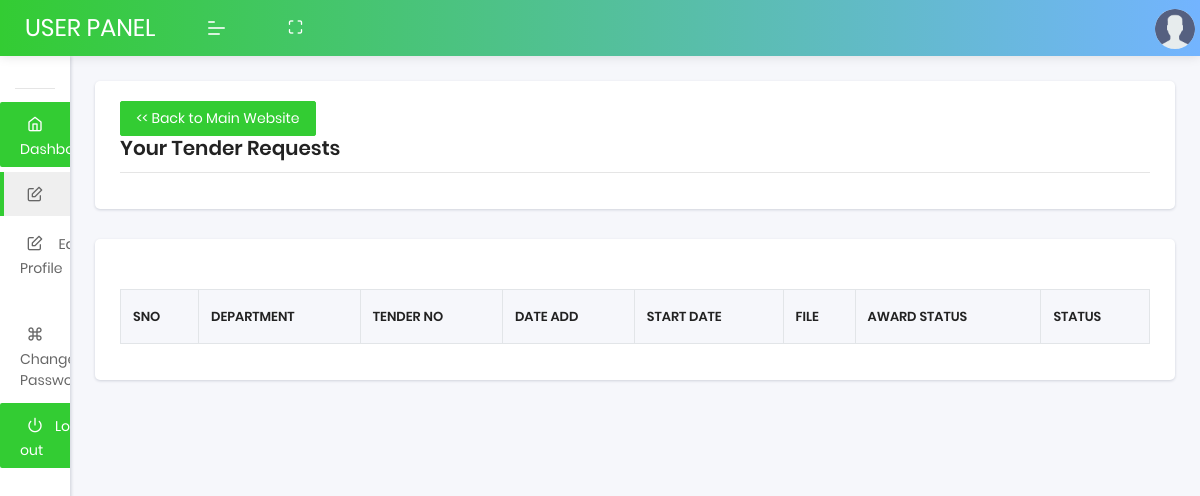
The page /user/tender-request.php (signed in) on the database as committed earlier.
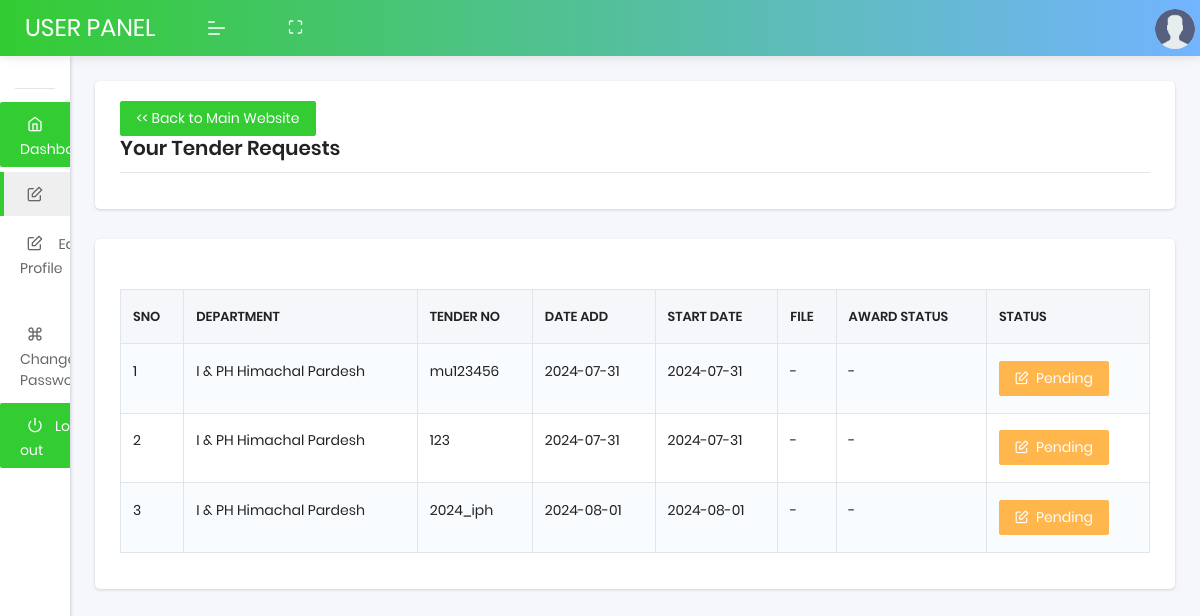
The same page on the database as committed later.
### tables this page shows
CREATE TABLE `user_tender_requests` (
  `id` int(11) NOT NULL,
  `member_id` int(11) NOT NULL,
  `tenderID` varchar(20) NOT NULL,
  `department_id` int(11) NOT NULL,
  `created_at` timestamp NOT NULL DEFAULT current_timestamp(),
  `status` varchar(15) NOT NULL,
  `tender_no` varchar(20) DEFAULT NULL,
  `name_of_work` varchar(255) DEFAULT NULL,
  `file_name` varchar(255) DEFAULT NULL,
  `reference_code` varchar(20) DEFAULT NULL,
  `section_id` varchar(20) NOT NULL,
  `sent_at` datetime DEFAULT NULL,
  `selected_user_id` int(11) DEFAULT NULL,
  `allotted_at` datetime DEFAULT NULL,
  `reminder_days` int(11) DEFAULT NULL,
  `updated_at` datetime DEFAULT current_timestamp() ON UPDATE current_timestamp(),
  `division_id` varchar(11) DEFAULT NULL,
  `sub_division_id` varchar(11) DEFAULT NULL,
  `due_date` varchar(30) NOT NULL,
  `remark` varchar(10) DEFAULT NULL,
  `remarked_at` datetime DEFAULT NULL,
  `project_status` varchar(11) DEFAULT NULL,
  `file_name2` varchar(255) DEFAULT NULL,
  `tentative_cost` varchar(200) DEFAULT NULL,
  `auto_quotation` varchar(255) DEFAULT '0',
  `delete_tender` varchar(255) NOT NULL DEFAULT '0'
);

CREATE TABLE `department` (
  `department_id` int(11) NOT NULL,
  `department_name` varchar(100) NOT NULL,
  `status` int(11) NOT NULL DEFAULT 1
);

### user/tender-request.php (the view, shortened to what this page needs)
<?php
include("../login/db/config.php");
$memberQuery = "SELECT member_id FROM members WHERE email_id='" . $_SESSION["login_register"] . "'";
$memberData = mysqli_query($db, $memberQuery);
$member = mysqli_fetch_row($memberData);
$query = "SELECT department.department_name,  ur.tenderID, ur.created_at,
ur.due_date, ur.file_name,  ur.status, ur.id, ur.remark, ur.project_status, ur.file_name2 FROM user_tender_requests ur
inner join department on ur.department_id = department.department_id WHERE ur.member_id='" . $member[0] . "'";
$result = mysqli_query($db, $query);
?>
<!DOCTYPE html>
<html lang="en">
<head>
    <link rel="stylesheet" href="assets/css/plugins/dataTables.bootstrap4.min.css">
    <link rel="stylesheet" href="assets/css/style.css">
</head>
<body class="">
    <nav class="pcoded-navbar menupos-fixed menu-light ">
        <div class="navbar-wrapper  ">
            <div class="navbar-content scroll-div ">
                <ul class="nav pcoded-inner-navbar ">
                    <li class="nav-item pcoded-menu-caption">
                    </li>
                    <li class="nav-item">
                        <a href="home.php" class="nav-link " style="background:#33cc33; color:#fff;"><span
                                class="pcoded-micon"><i class="feather icon-home"></i></span><span
                                class="">Dashboard</span></a>
                    </li>
                    <li class="nav-item">
                        <a href="tender-request.php" class="nav-link "><span class="pcoded-micon"><i
                                    class="feather icon-edit"></i></span></a>
                    </li>
                    <li class="nav-item">
                        <a href="edit-profile.php" class="nav-link"><span class="pcoded-micon"><i
                                    class="feather icon-edit"></i></span><span class="">
                                Edit Profile</span></a>
                    </li>
                    <li class="nav-item">
                        <a href="changepass.php" class="nav-link"><span class="pcoded-micon"><i
                                    class="feather icon-command"></i></span><span class="">Change
                                Password</span></a>
                    </li>
                    <li class="nav-item">
                        <a href="logout.php" class="nav-link " style="background:#33cc33; color:#fff;"><span
                                class="pcoded-micon"><i class="feather icon-power"></i></span><span class="">Log
                                out</span></a>
                    </li>
                </ul>
            </div>
        </div>
    </nav>
    <header class="navbar pcoded-header navbar-expand-lg navbar-light headerpos-fixed header-blue">
        <div class="m-header">
            <a class="mobile-menu" id="mobile-collapse" href="#!"><span></span></a>
            <a href="#!" class="b-brand" style="font-size:24px;">
                USER PANEL
            </a>
        </div>
        <div class="collapse navbar-collapse">
            <ul class="navbar-nav mr-auto">
                <li class="nav-item">
                    <a href="#!" class="full-screen" onClick="javascript:toggleFullScreen()"><i
                            class="feather icon-maximize"></i></a>
                </li>
            </ul>
        </div>
        <div class="dropdown drp-user">
            <a href="#!" class="dropdown-toggle" data-toggle="dropdown">
                <img src="assets/images/user.png" class="img-radius wid-40" alt="User-Profile-Image">
            </a>
        </div>
    </header>
    <section class="pcoded-main-container">
        <div class="pcoded-content">
            <div class="page-header">
                <div class="page-block">
                    <div class="row align-items-center">
                        <div class="col-md-12">
                            <a href="../index.php" class="btn btn-primary">
                                << Back to Main Website</a>
                                    <div class="page-header-title">
                                        <h5 class="m-b-10">Your Tender Requests
                                        </h5>
                                    </div>
                        </div>
                    </div>
                </div>
            </div>
            <div class="row">
                <div class="col-sm-12">
                    <div class="card">
                        <div class="card-header table-card-header">
                        </div>
                        <div class="card-body">
                            <div class="dt-responsive table-responsive">
                                <?php
                                    echo '<table id="basic-btn" class="table table-striped table-bordered nowrap">';
                                    echo "<thead>";
                                    echo "<tr>";
                                    echo "<th>SNO</th>";
                                    echo "<th>Department</th>";
                                    echo "<th>Tender No</th>";
                                    echo "<th>Date Add</th>";
                                    echo "<th>Start Date</th>";
                                    echo "<th>File</th>";
                                    echo "<th>Award Status</th>";
                                    echo "<th>Status</th>";
                                    echo "</tr>";
                                    echo "</thead>";
                                    $count = 1;
                                    echo "<tbody>";
                                    while ($row = mysqli_fetch_row($result)) {
                                        echo "<tr class='record'>";
                                        echo "<td> $count</td>";
                                        echo "<td>" . $row['0'] . "</td>";
                                        echo "<td>" . $row['1'] . "</td>";
                                        echo "<td>" . date_format(date_create($row[2]),"Y-m-d ") . "</td>";
                                        echo "<td>" . date_format(date_create($row[3]),"Y-m-d ") . "</td>";
                                        if ($row[5] == 'Requested' || $row[5]=='Sent') {
                                            echo "<td>  - </td>";
                                            echo "<td> -</td>";
                                            echo "<td> <button type='button' class='btn btn-warning'><i class='feather icon-edit'></i> &nbsp;Pending</button>  </td>";
                                        }
                                        echo "</tr>";
                                        $count++;
                                    }
                                    echo "</table>";
                                ?>
                            </div>
                        </div>
                    </div>
                </div>
            </div>
        </div>
    </section>
</body>
</html>

Rows that differ between the two databases and show on the page:
added user_tender_requests: department.department_name "I & PH Himachal Pardesh", tenderID "mu123456", created_at "2024-07-31", due_date "2024-07-31", status "Requested" (drawn)
added user_tender_requests: department.department_name "I & PH Himachal Pardesh", tenderID "123", created_at "2024-07-31", due_date "2024-07-31", status "Requested" (drawn)
added user_tender_requests: department.department_name "I & PH Himachal Pardesh", tenderID "2024_iph", created_at "2024-08-01", due_date "2024-08-01", status "Requested" (drawn)
